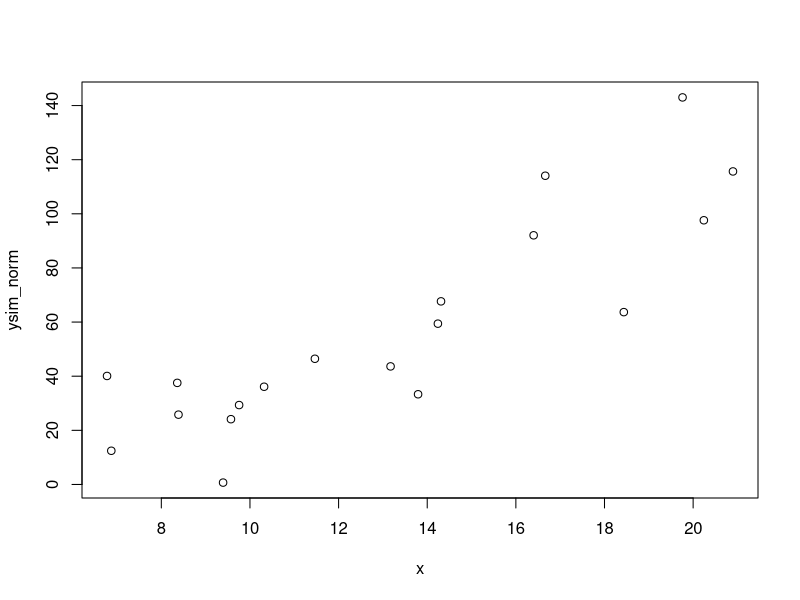
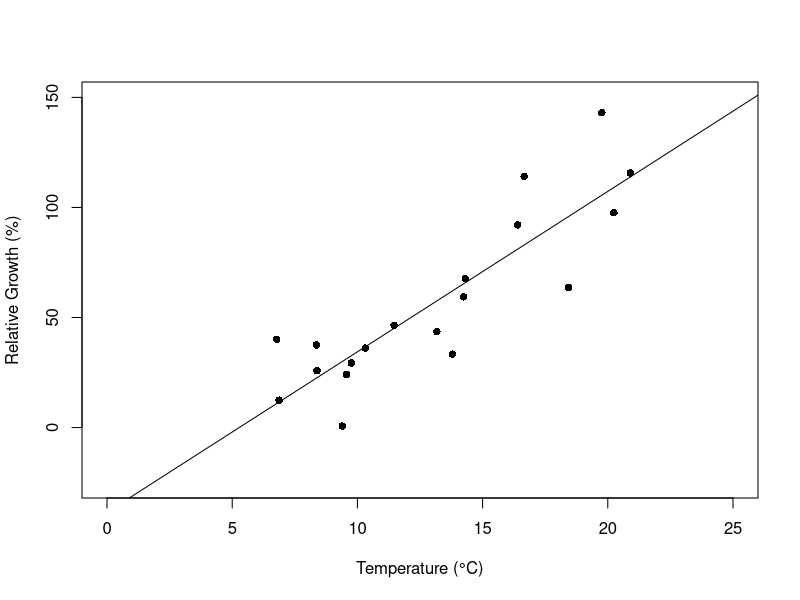

Reproduce these figures in R, in order.

#Here we are going to generate some data that reflects the growth of the sea star
  #First we will generate weight data
  #Then we will want to run a linear regression to find the % of change from initial wet mass

#The model [ y = β0 + β1x + ε ]

#Setting the seed to get reproducible random numbers, this value is arbitrary
set.seed(5)

#Next we need to determine the number of weight(g) observations we will take (sample size, each sea star is weighed as a juvenile)
# we might not do this and rather have n defined per line
#n <- 19

#We want a normal distribution for temperature within a range, or else we change the run to categorical and set the temperatures
#from 5.04 -21.62 degress celcius - min and max values taken from data set

x <- runif(n = 19, min = 5.04, max = 21.62)

#We will want a normal distribution for the relative growth (change in wet mass/initial mass) this will represent epsilon (e)
#I'm not fully sure if this is the right way to input e, but without the slope and intercept it is hard to test if this makes sense
#Current values are for the initial mass of subjects. Calculations for relative growth were not given in the paper

#e <- rnorm(n = 48, mean = 4.65, sd = 0.19)


#defining the slope and then the intercept of the original regression
# initial regression equation taken from data gooding_harley_2009.csv

b0 <- 7.717

b1 <- -45.036

#Next we can try putting it all together and see if we get some data!
# I increased the standard deviation that is used to add noise to the data from the 1 that was given in the example to make the SE for simulated data more realistic

ytrue <- (b0 * x) + b1

ysim_norm <- ytrue + rnorm(n = 19, mean = 0, sd = 18)

#create data frame
df = data.frame(x, ysim_norm)

#visualize data with rudimentary plot  
plot(x,ysim_norm)

#create linear model
m <- lm(ysim_norm ~ x)
summary(m)

#create plot
plot(ysim_norm ~ x, data = df, xlim=c(0,25), ylim=c(-25,150), xlab= "Temperature (°C)", ylab= "Relative Growth (%)", pch=16) + 
  abline(lm(ysim_norm ~ x))
